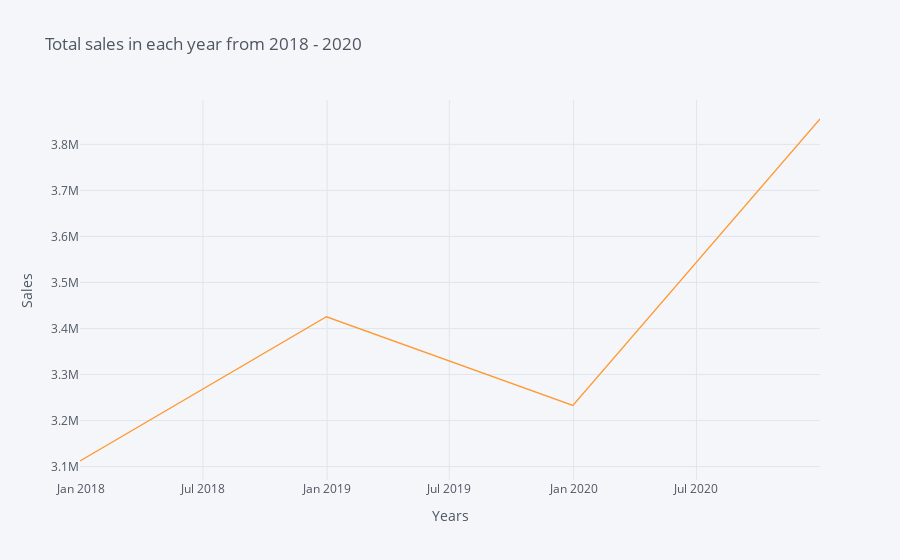

This figure's notebook cell:
### Markdown cell above
2. Visualization

### Code cell
df.resample("A").sum().iplot(
    title="Total sales in each year from 2018 - 2020", 
    xTitle='Years', 
    yTitle='Sales')

### Figure 1 — Plotly figure (JSON) as saved in the notebook; plotly's stock layout.template omitted (floating-point values rounded to 4 significant figures)
{"data": [{"line": {"color": "rgba(255, 153, 51, 1.0)", "dash": "solid", "shape": "linear", "width": 1.3}, "mode": "lines", "name": "num_sold", "text": "", "type": "scatter", "x": ["2017-12-31", "2018-12-31", "2019-12-31", "2020-12-31"], "y": [3112163, 3425424, 3232879, 3855193]}], "layout": {"legend": {"bgcolor": "#F5F6F9", "font": {"color": "#4D5663"}}, "paper_bgcolor": "#F5F6F9", "plot_bgcolor": "#F5F6F9", "title": {"font": {"color": "#4D5663"}, "text": "Total sales in each year from 2018 - 2020"}, "xaxis": {"gridcolor": "#E1E5ED", "showgrid": true, "tickfont": {"color": "#4D5663"}, "title": {"font": {"color": "#4D5663"}, "text": "Years"}, "zerolinecolor": "#E1E5ED"}, "yaxis": {"gridcolor": "#E1E5ED", "showgrid": true, "tickfont": {"color": "#4D5663"}, "title": {"font": {"color": "#4D5663"}, "text": "Sales"}, "zerolinecolor": "#E1E5ED"}}}
